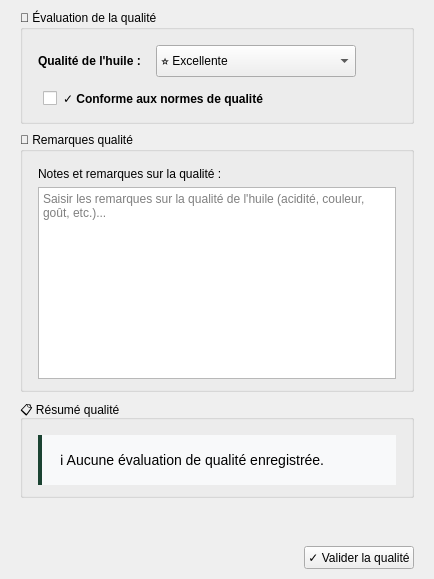
      <widget class="QWidget" name="tabQualite">
       <attribute name="title">
        <string>✓ Qualité</string>
       </attribute>
       <layout class="QVBoxLayout" name="layoutQualite">
        <property name="spacing">
         <number>8</number>
        </property>
        <property name="leftMargin">
         <number>20</number>
        </property>
        <property name="topMargin">
         <number>10</number>
        </property>
        <property name="rightMargin">
         <number>20</number>
        </property>
        <property name="bottomMargin">
         <number>10</number>
        </property>
        <item>
         <widget class="QGroupBox" name="groupQualityEval">
          <property name="title">
           <string>🔬 Évaluation de la qualité</string>
          </property>
          <layout class="QGridLayout" name="gridQualityEval">
           <property name="leftMargin">
            <number>15</number>
           </property>
           <property name="topMargin">
            <number>15</number>
           </property>
           <property name="rightMargin">
            <number>15</number>
           </property>
           <property name="bottomMargin">
            <number>10</number>
           </property>
           <property name="horizontalSpacing">
            <number>15</number>
           </property>
           <property name="verticalSpacing">
            <number>8</number>
           </property>
           <item row="0" column="0">
            <widget class="QLabel" name="lblOilQuality">
             <property name="styleSheet">
              <string notr="true">font-weight: bold;</string>
             </property>
             <property name="text">
              <string>Qualité de l'huile :</string>
             </property>
            </widget>
           </item>
           <item row="0" column="1">
            <widget class="QComboBox" name="comboOilQuality">
             <property name="minimumSize">
              <size>
               <width>200</width>
               <height>32</height>
              </size>
             </property>
             <item>
              <property name="text">
               <string>⭐ Excellente</string>
              </property>
             </item>
             <item>
              <property name="text">
               <string>✓ Bonne</string>
              </property>
             </item>
             <item>
              <property name="text">
               <string>○ Moyenne</string>
              </property>
             </item>
             <item>
              <property name="text">
               <string>✗ Faible</string>
              </property>
             </item>
            </widget>
           </item>
           <item row="0" column="2">
            <spacer name="spacerQuality1">
             <property name="orientation">
              <enum>Qt::Orientation::Horizontal</enum>
             </property>
             <property name="sizeHint" stdset="0">
              <size>
               <width>40</width>
               <height>20</height>
              </size>
             </property>
            </spacer>
           </item>
           <item row="1" column="0" colspan="2">
            <widget class="QCheckBox" name="checkConformity">
             <property name="styleSheet">
              <string notr="true">font-weight: bold; padding: 5px;</string>
             </property>
             <property name="text">
              <string>✓ Conforme aux normes de qualité</string>
             </property>
            </widget>
           </item>
          </layout>
         </widget>
        </item>
        <item>
         <widget class="QGroupBox" name="groupQualityNotes">
          <property name="title">
           <string>📝 Remarques qualité</string>
          </property>
          <layout class="QVBoxLayout" name="layoutQualityNotes">
           <property name="leftMargin">
            <number>15</number>
           </property>
           <property name="topMargin">
            <number>15</number>
           </property>
           <property name="rightMargin">
            <number>15</number>
           </property>
           <property name="bottomMargin">
            <number>10</number>
           </property>
           <item>
            <widget class="QLabel" name="lblQualityNotes">
             <property name="text">
              <string>Notes et remarques sur la qualité :</string>
             </property>
            </widget>
           </item>
           <item>
            <widget class="QTextEdit" name="txtQualityNotes">
             <property name="minimumSize">
              <size>
               <width>0</width>
               <height>60</height>
              </size>
             </property>
             <property name="placeholderText">
              <string>Saisir les remarques sur la qualité de l'huile (acidité, couleur, goût, etc.)...</string>
             </property>
            </widget>
           </item>
          </layout>
         </widget>
        </item>
        <item>
         <widget class="QGroupBox" name="groupQualitySummary">
          <property name="title">
           <string>📋 Résumé qualité</string>
          </property>
          <layout class="QVBoxLayout" name="layoutQualitySummary">
           <property name="leftMargin">
            <number>15</number>
           </property>
           <property name="topMargin">
            <number>15</number>
           </property>
           <property name="rightMargin">
            <number>15</number>
           </property>
           <property name="bottomMargin">
            <number>10</number>
           </property>
           <item>
            <widget class="QLabel" name="lblQualitySummary">
             <property name="styleSheet">
              <string notr="true">background-color: #f8f9fa; padding: 15px; border-left: 4px solid #1B4332; font-size: 14px;</string>
             </property>
             <property name="text">
              <string>ℹ Aucune évaluation de qualité enregistrée.</string>
             </property>
             <property name="wordWrap">
              <bool>true</bool>
             </property>
            </widget>
           </item>
          </layout>
         </widget>
        </item>
        <item>
         <spacer name="spacerQualite">
          <property name="orientation">
           <enum>Qt::Orientation::Vertical</enum>
          </property>
          <property name="sizeHint" stdset="0">
           <size>
            <width>20</width>
            <height>40</height>
           </size>
          </property>
         </spacer>
        </item>
        <item>
         <layout class="QHBoxLayout" name="layoutQualiteFooter">
          <item>
           <spacer name="spacerQualiteFooter">
            <property name="orientation">
             <enum>Qt::Orientation::Horizontal</enum>
            </property>
            <property name="sizeHint" stdset="0">
             <size>
              <width>40</width>
              <height>20</height>
             </size>
            </property>
           </spacer>
          </item>
          <item>
           <widget class="QPushButton" name="btnValidateQuality">
            <property name="text">
             <string>✓ Valider la qualité</string>
            </property>
           </widget>
          </item>
         </layout>
        </item>
       </layout>
      </widget>
